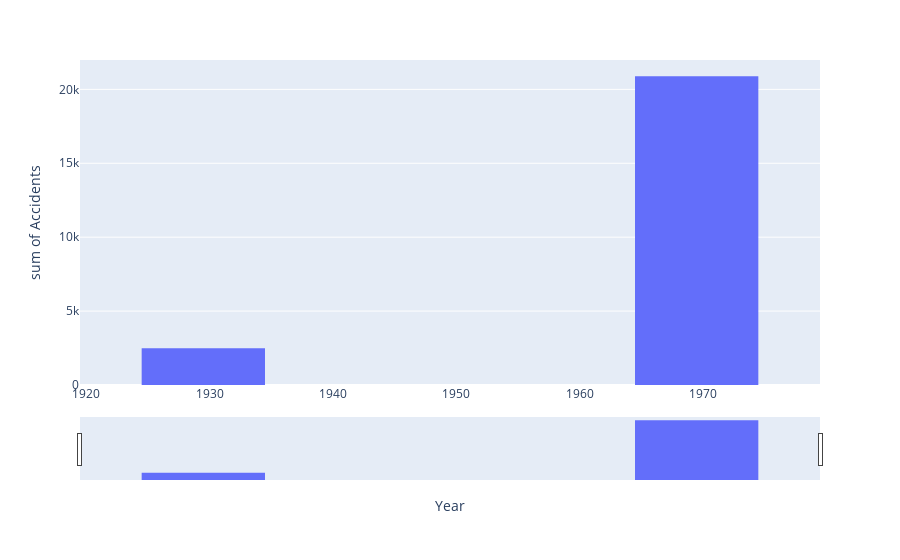

The notebook cell this image was saved under:
### Code cell
fig=px.histogram(road_accidents, x="Year", y="Accidents")
fig.update_xaxes(rangeslider_visible=True)

fig.update_layout(bargap=0.5)
fig.show()

### Figure 1 — Plotly figure (JSON) as saved in the notebook; plotly's stock layout.template omitted (floating-point values rounded to 4 significant figures)
{"data": [{"alignmentgroup": "True", "bingroup": "x", "histfunc": "sum", "hovertemplate": "Year=%{x}<br>sum of Accidents=%{y}<extra></extra>", "legendgroup": "", "marker": {"color": "#636efa", "pattern": {"shape": ""}}, "name": "", "offsetgroup": "", "orientation": "v", "showlegend": false, "type": "histogram", "x": [1927, 1973, 1974, 1975, 1976, 1977, 1978], "xaxis": "x", "y": [2493, 2638, 2699, 3038, 3745, 4079, 4688], "yaxis": "y"}], "layout": {"bargap": 0.5, "barmode": "relative", "legend": {"tracegroupgap": 0}, "margin": {"t": 60}, "xaxis": {"anchor": "y", "domain": [0, 1], "rangeslider": {"visible": true}, "title": {"text": "Year"}}, "yaxis": {"anchor": "x", "domain": [0, 1], "title": {"text": "sum of Accidents"}}}}
